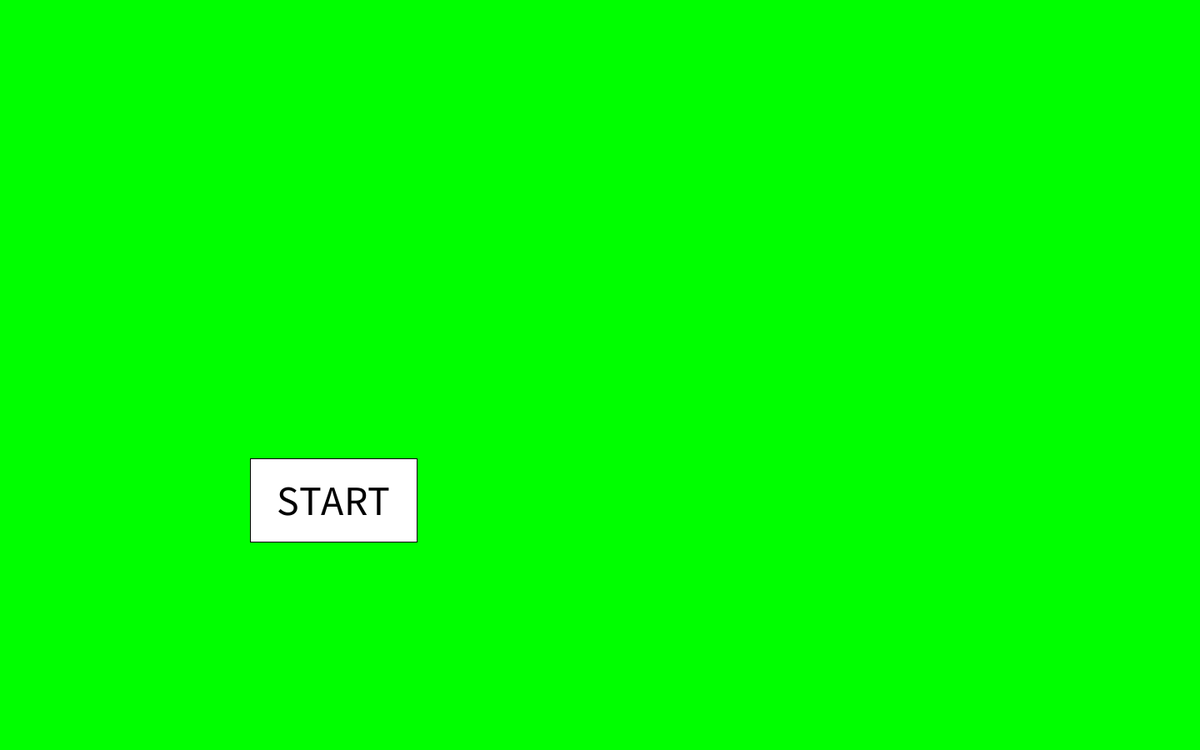
Frame 1 (no input)
Frame 60 (the mouse pressed at the canvas centre just before this capture): identical to frame 1, image omitted
Frame 120 (the mouse held since frame 60 and released just before this capture): identical to frame 1, image omitted

The Processing sketch that drew this single still picture (run headless with seeded random() and noise(); from frame 60 on, the mouse is pressed at the canvas centre):

// Processing sketch: sketch_201120a
// ── sketch_201120a.pde
Spaceship fartShip;
ArrayList<GameObject> fartObjects;
Asteroid fartAsteroid;
Bullet fartBullet;
boolean wKey, aKey, sKey, dKey, spaceKey, offScreen;
int mode;
final int INTRO = 0;
final int GAME = 1;
final int PAUSE = 2;
final int GAMEOVER = 3;
void setup() {
  size(1440, 900); 
  rectMode(CENTER);
  textAlign(CENTER, CENTER);
  fartShip = new Spaceship();
  fartAsteroid = new Asteroid();
  wKey=sKey=aKey=dKey=spaceKey=false;
  fartObjects = new ArrayList<GameObject>();
  fartObjects.add(new Asteroid());
  fartObjects.add(new Asteroid());
  fartObjects.add(new Asteroid());
  fartObjects.add(new Asteroid());
  fartObjects.add(new Asteroid());
}

void draw() {

if(mode == INTRO){
    intro();
  }else if (mode == GAME){
    game();
  }else if (mode == PAUSE){
    pause();
  }else if (mode == GAMEOVER){
    gameover();
  }else{
    println("error mode" + mode);
  }
}

// ── Asteroid.pde
class Asteroid extends GameObject {


  Asteroid() {
    location = new PVector(random(width), random(height));
    velocity = new PVector(random(1), random(1));
    lives =1;
    size = 100;
  }

  void show() {
    
    stroke(255);
    ellipse(location.x, location.y, size, size);
  }
  void act() {
    super.act();
    int i = 0;
    while (i < fartObjects.size()) {
      GameObject fartObj = fartObjects.get(i);
      if (fartObj instanceof Bullet) {
        if (dist(location.x, location.y, fartObj.location.x, fartObj.location.y) <= size/2 + fartObj.size) {
          fartObj.lives = 0;
          fartBullet.lives = 0;
        }
      }
    }
    if (location.x < 0 || location.x > width || location.y <0 || location.y > height) {
      lives = 0;
    }
  }
}

// ── Bullet.pde
class Bullet extends GameObject{
  //1. Instance variables
 
  //2. Constructor
  Bullet() {
    location = new PVector(fartShip.location.x, fartShip.location.y);
    velocity = new PVector(fartShip.direction.x, fartShip.direction.y);
    velocity.setMag(15);
    lives = 1;
  }
  //Behaviour functions
 
  void act() {
    super.act();
    if(location.x < 0 || location.x > width || location.y <0 || location.y > height){
      lives = 0;
  }
}
}

// ── Button.pde
void button(int x, int y, int w, int h, int size, String text){
  if(touchingMouse(x,y,w,h)){
stroke(0,0,255);
strokeWeight(5);
}else{
  stroke(0);
  strokeWeight(1);

}
textSize(size);

text(text, x, y);
}
boolean touchingMouse(int x, int y, int w, int h){
  if(mouseX > x-w/2 && mouseX < x+w/2 && mouseY > y-h/2 && mouseY < y+h/2){
   return true; 
  }
  return false;
  
}

// ── Fire.pde
class Fire extends GameObject {
  Fire() {
    location = new PVector(fartShip.location.x, fartShip.location.y);
    velocity = fartShip.direction.copy();
    velocity.rotate(radians(180) + random (-0.1, 0.1));
    velocity.setMag(5);
    size = 1;
    lives = 1;
  }
  void act(){
   super.act();
    offScreen(); 
  }
}

// ── GAME.pde
void game() {
  background(0, 0, 255);
  fill(255);
  rect(200, 100, 200, 100);
  fill(0);
  button(200, 100, 200, 100, 50, "DIE");
  background(0);
  fartShip.show();
  fartShip.act();
  fartAsteroid.show();
  fartAsteroid.act();
  int i = 0;
while (i < fartObjects.size()) {
  GameObject obj = fartObjects.get(i);
  if (obj.lives >0) {
    obj.show();
    obj.act();
    i++;
  } else {
    fartObjects.remove(i);
  }
}

}

// ── GAMEOVER.pde
void gameover() {
  background(255,0,0);
}

// ── GameObject.pde
class GameObject {
  PVector location;
  PVector velocity;
  int lives;
  int size = 10;
  GameObject() {
  }
  void show() {
    strokeWeight(3);
    stroke(255);
    fill(0);
    rect(location.x, location.y, size, size);
  }
  void act() {
    location.add(velocity);
  }
  void offScreen() {
    if (location.x < 0 || location.x > width || location.y <0 || location.y > height)
      lives = 0;
  }
}

// ── INTRO.pde
void intro() {
background(0,255,0);
fill(255);

rect(400,600,200,100);
fill(0);
button(400,600,200,100,50,"START");

}

// ── Mouse.pde
void mouseReleased() {

  if (mode == INTRO) {
    if (touchingMouse(400, 600, 200, 100)) {
      mode = GAME;
    }
    
  }
  if (mode == GAME) {
      if (touchingMouse(200, 100, 200, 100)) {
        mode = GAMEOVER;
      }
    }
}

// ── PAUSE.pde
void pause() {
  background(2);
}

// ── Spaceship.pde
class Spaceship {
  //1. Instance variables or Fields
  PVector location;
  PVector direction;
  float x, y;
  float vx, vy;
  float size;
  PVector velocity;
  int lives;
  //2. Constructor: make sure name matches class name
  Spaceship() {
   location = new PVector (width/2, height/2);
   direction = new PVector(0.1,0.1);
   velocity = new PVector (0,0);
    x = width/2;
    y = height/2;
    vx=0;
    vy=0;
    size=50;
    lives=3;
  }
  //3. Behaviour functions
  void show() {
    pushMatrix();
    strokeWeight(3);
    stroke(255);
    fill(0);
    translate(location.x, location.y);
    
    rotate(direction.heading());
    rect(0, 0, size, size);
    line(0,0,size,0);
    popMatrix();
    println(location.x, location.y);
  }
  void act() {
    if(aKey) direction.rotate(radians(-5));
    if(dKey) direction.rotate(radians(5));
    if(wKey){
      velocity.add(direction);
      fartObjects.add(new Fire());
    }
    if(sKey) velocity.sub(direction);
    if(spaceKey) fartObjects.add(new Bullet());
   location.add(velocity);
  }
}
